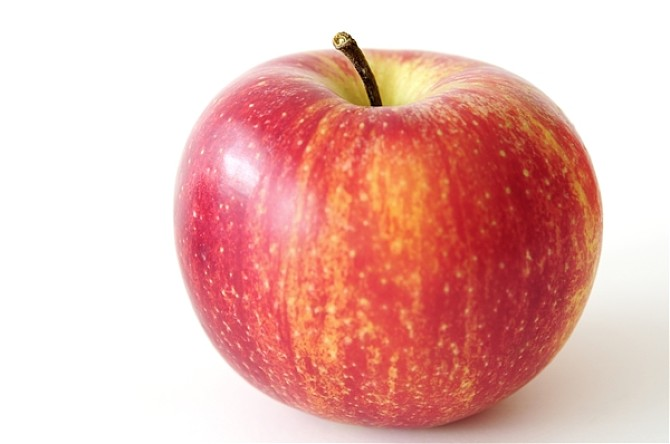
#> input picture gallery/apple_0.jpeg, 670 x 444 px
$ python valid_imgs_filter.py
#> lines starting #> are read from the running program, lines starting #| are printed output that depends on the picture; pictures that were not available may be replaced by others from this repository, and a replacement may not be noted
import argparse
import multiprocessing
import os
import cv2
import time

parser = argparse.ArgumentParser()

parser.add_argument("--num_proc",
                    default=4,
                    type=int,
                    help="How many cpu cores you want. default: 4")

parser.add_argument(
    "--index_file",
    default='./data_file.txt',
    type=str,
    help="The file include local path about img. default: ./data_file.txt")

args = parser.parse_args()


# 筛选有效图片
def get_valid_imgs(records):
    valid_data = []
    for record in records:
        im_file, im_name = record
        img = cv2.imread(im_file)
        if img is not None:
            valid_data.append(f'{im_file} {im_name}')
    return valid_data


# 组 batch
def get_batch(list_temp, batch_size):
    for i in range(0, len(list_temp), batch_size):
        yield list_temp[i:i + batch_size]


def text2list(index_file_name, sep=' '):
#> called with index_file_name = './data_file.txt', sep = ' '
    raw_file_list = []
    with open(index_file_name, 'r') as f:
#> (reads data_file.txt from the repository)
        lines = f.readlines()
        for line in lines:
            im_file, im_name = line.strip().split(sep)
            raw_file_list.append((im_file, im_name))
    return raw_file_list


def list2text(temp_list, output_file_name):
    with open(output_file_name, 'w+') as f:
        for line in temp_list:
            f.write(f'{line}\n')


def file_rename(src_name, tgt_name):
    try:
        os.rename(src_name, tgt_name)
    except Exception as e:
        print(f"{src_name} rename {tgt_name} has error, {e}")


if __name__ == '__main__':

    start_time = time.perf_counter()
    n_process = args.num_proc

    raw_file_list = text2list(args.index_file)
    batch_size = len(raw_file_list) // n_process
    print(f"batch_size: {batch_size}, n_process: {n_process}")

    print('current process {0}'.format(os.getpid()))
    p = multiprocessing.Pool(processes=n_process)
    r = []
    for batch in get_batch(raw_file_list, batch_size):
        r.append(p.apply_async(get_valid_imgs, (batch, )))
#> this loop made 5 passes
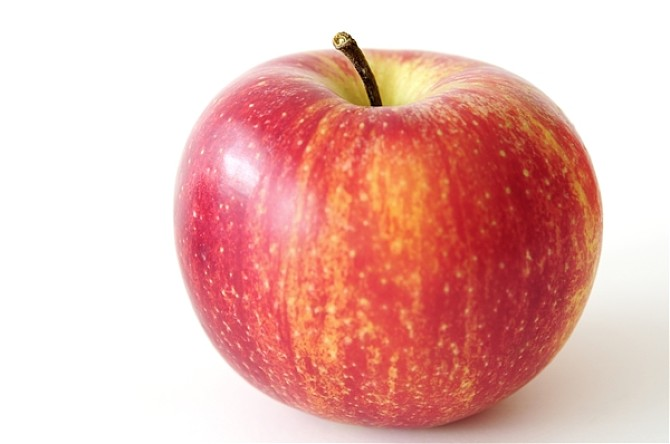
#> input picture gallery/apple_0.jpeg, 670 x 444 px
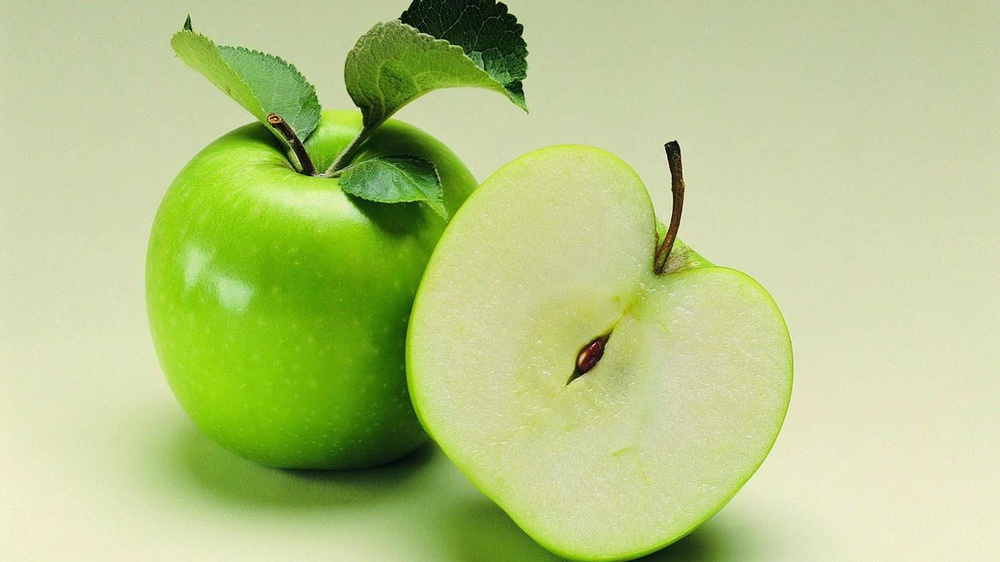
#> input picture gallery/apple_1.jpeg, 1000 x 562 px, shrunk from 1366 x 768 before the run
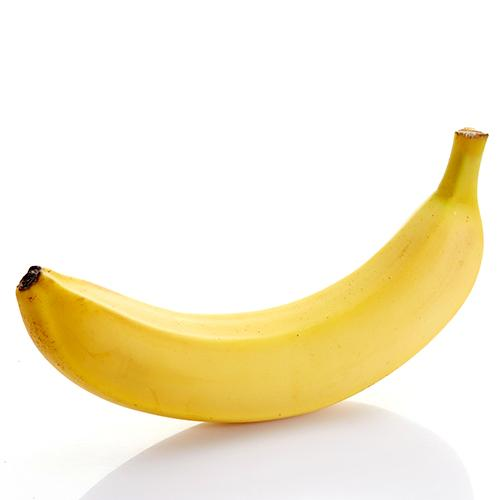
#> input picture gallery/banana_0.jpeg, 500 x 500 px
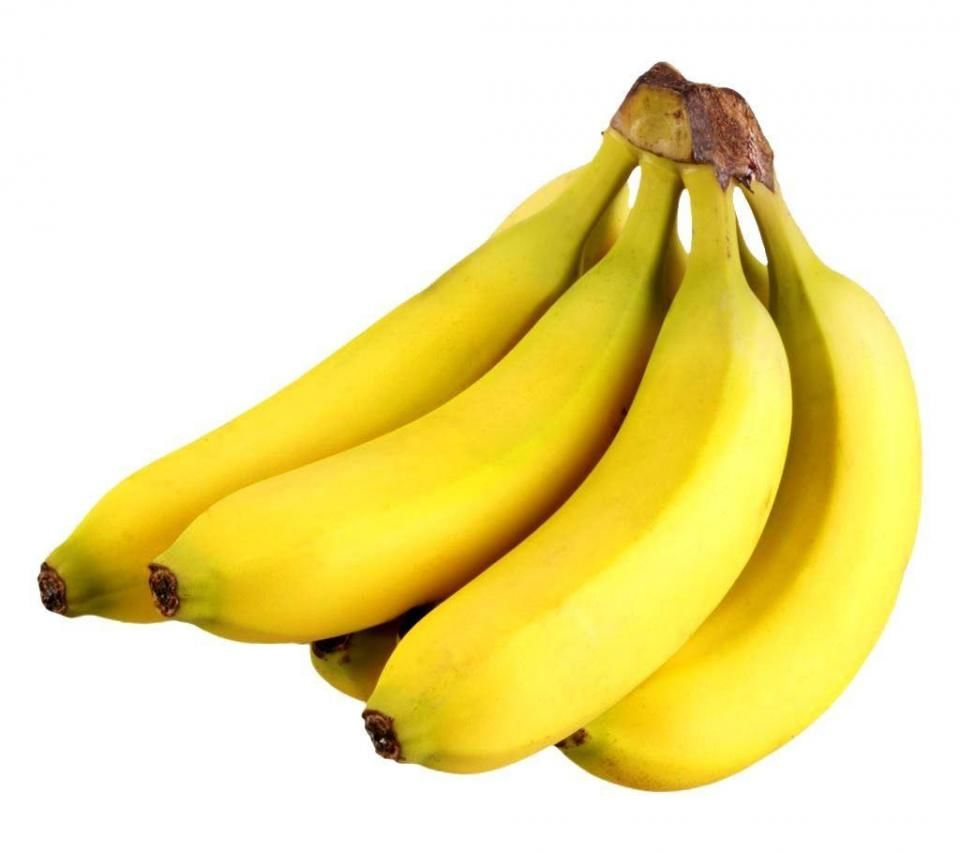
#> input picture gallery/banana_1.jpeg, 960 x 853 px
    print('Waiting for all subprocesses done...')
    p.close()
    p.join()
    print('All processes done!')

    total_valid_imgs = []
    for i in r:
        total_valid_imgs.extend(i.get())

    file_rename(args.index_file, f'{args.index_file}.bak')
    list2text(total_valid_imgs, args.index_file)
    end_time = time.perf_counter()
    spent_time = end_time - start_time
    print(f"total time spent: {spent_time}")
